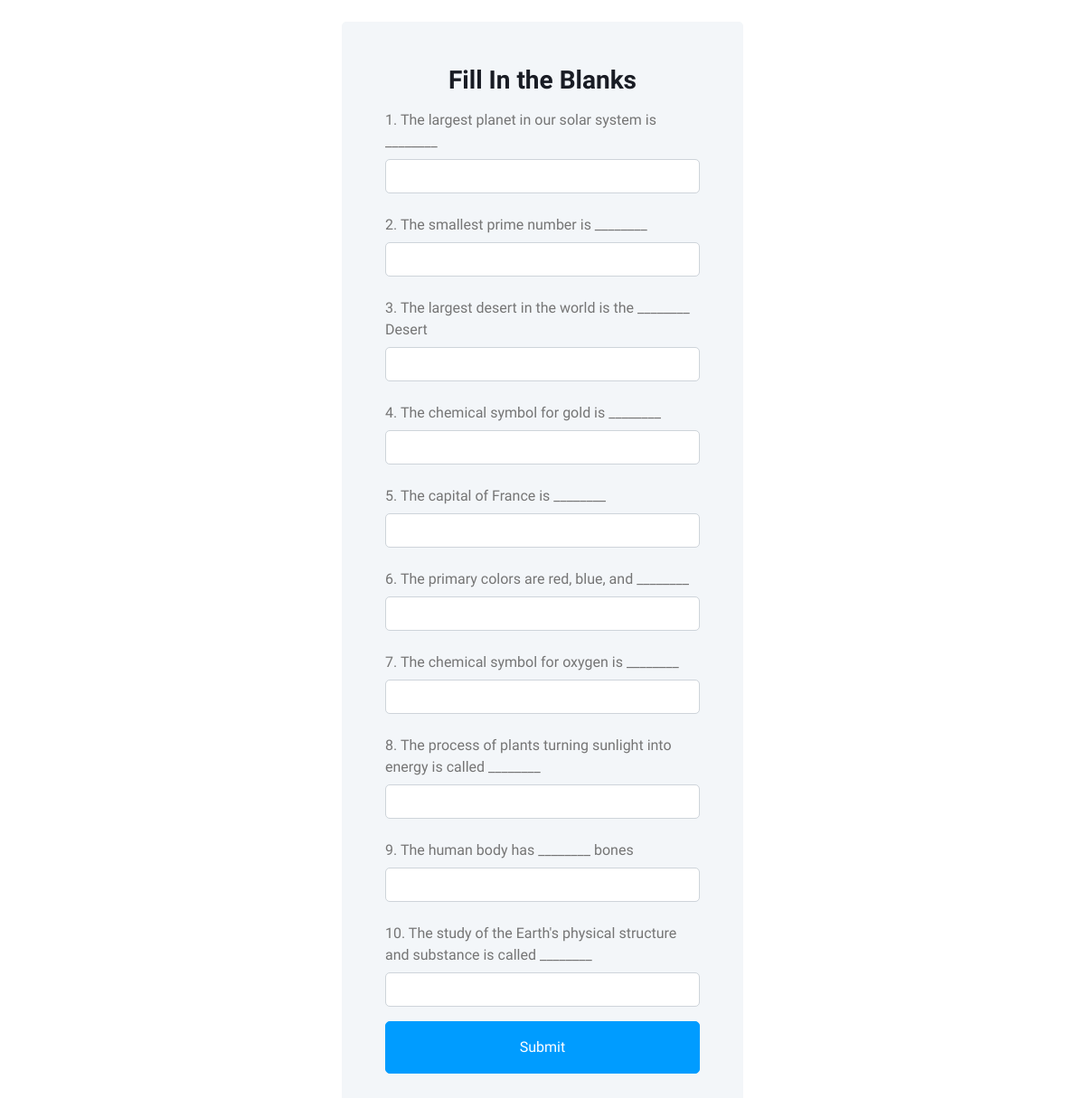
Page /Student/fill_in_the_blanks.php (signed in) on the committed database.
### tables this page shows
CREATE TABLE `fill_in_the_blanks` (
  `question_id` int(6) UNSIGNED NOT NULL,
  `question_text` text NOT NULL,
  `correct_answer` text NOT NULL,
  `exam_id` int(11) DEFAULT NULL,
  `question_mark` int(11) NOT NULL,
  `is_completed` enum('completed','not_completed') NOT NULL DEFAULT 'not_completed'
);

### Student/fill_in_the_blanks.php (the view, shortened to what this page needs)
<?php
include "../db/dbConnection.php";
if ($_SESSION['role_id'] == 4) {
    header("location:../Admin/admin.php");
} elseif ($_SESSION['role_id'] == 3) {
    header("location:../Teacher/teacher.php");
} elseif ($_SESSION['role_id'] == 1) {
    $getExamCheck = "SELECT *,
    TIMESTAMPDIFF(DAY, CURDATE(), start_datetime) AS days_until_start
FROM `exams`
WHERE exams.exam_status = 'active'
AND start_datetime = CURDATE()
OR DATEDIFF(start_datetime, CURDATE()) = 1";
    $isCheated  = "SELECT * FROM users WHERE users.is_cheated = 'no' AND users.is_completed = 'not_completed' AND users.role_id = 1";
    $setuser = mysqli_query($conn, $isCheated);
    $set = mysqli_query($conn, $getExamCheck);
    if (mysqli_num_rows($set) && mysqli_num_rows($setuser) > 0) {
?>
        <!DOCTYPE html>
        <html lang="en">
        <head>
            <link href="https://cdnjs.cloudflare.com/ajax/libs/font-awesome/5.10.0/css/all.min.css" rel="stylesheet">
            <link href="https://cdn.jsdelivr.net/npm/bootstrap-icons@1.4.1/font/bootstrap-icons.css" rel="stylesheet">
            <link href="../lib/owlcarousel/assets/owl.carousel.min.css" rel="stylesheet">
            <link href="../lib/tempusdominus/css/tempusdominus-bootstrap-4.min.css" rel="stylesheet" />
            <link href="../css/bootstrap.min.css" rel="stylesheet">
            <link href="../css/style.css" rel="stylesheet">
        </head>
        <body>
            <div class="container-xxl position-relative bg-white d-flex p-0">
                <div class="container-fluid">
                    <div class="row h-100 align-items-center justify-content-center" style="min-height: 100vh;">
                        <div class="col-12 col-sm-10 col-md-8 col-lg-6 col-xl-5">
                            <div class="bg-light rounded p-4 p-sm-5 my-4 mx-3">
                                <h3 class="text-center">Fill In the Blanks</h3>
                                <?php
                                $getExam_id = "SELECT exams.exam_id FROM fill_in_the_blanks INNER JOIN exams ON fill_in_the_blanks.exam_id = exams.exam_id";
                                $exam_id_query = mysqli_query($conn,$getExam_id);
                                $get_exam_id_as = mysqli_fetch_array($exam_id_query);
                                $GET_ID_OF_EXAM =  $get_exam_id_as['exam_id'];
                                $get_fill_in_the_blanks = "SELECT * FROM fill_in_the_blanks WHERE fill_in_the_blanks.exam_id = '$GET_ID_OF_EXAM' ORDER BY RAND()  LIMIT 10";
                                $query = mysqli_query($conn, $get_fill_in_the_blanks);
                                $count = 1;
                                while ($row = mysqli_fetch_assoc($query)) {
                                    $question_id = $row['question_id'];
                                ?>
                                    <form method="post" action="<?php echo htmlspecialchars($_SERVER["PHP_SELF"]); ?>">
                                        <label for="" class="col-sm-12 col-form-label"><?php echo $count++ . ". " . $row['question_text'] ?></label>
                                        <div class="row mb-3">
                                            <div class="col-sm-12">
                                                <input type="text" class="form-control" name="answer_<?php echo $question_id; ?>" id="">
                                            </div>
                                        </div>
                                    <?php
                                }
                                    ?>
                                    <button type="submit" name="submit" class="btn btn-primary py-3 w-100 mb-4">Submit</button>
                                    </form>
                            </div>
                        </div>
                    </div>
                </div>
            </div>
        </body>
        </html>
<?php
    } else {
        header("location:./student.php");
    }
} else {
    header("location:./student.php");
}
?>

### css/style.css (style rules this page uses)
:root { --primary: #009CFF; --light: #F3F6F9; --dark: #191C24; }
.btn { transition: .5s; }
.btn.btn-primary { color: #FFFFFF; }

### rows in the picture
fill_in_the_blanks: question_text "The largest planet in our solar system is ________"
fill_in_the_blanks: question_text "The smallest prime number is ________"
fill_in_the_blanks: question_text "The largest desert in the world is the ________ Desert"
fill_in_the_blanks: question_text "The chemical symbol for gold is ________"
fill_in_the_blanks: question_text "The capital of France is ________"
fill_in_the_blanks: question_text "The primary colors are red, blue, and ________"
fill_in_the_blanks: question_text "The chemical symbol for oxygen is ________"
fill_in_the_blanks: question_text "The process of plants turning sunlight into energy is called ________"
fill_in_the_blanks: question_text "The human body has ________ bones"
fill_in_the_blanks: question_text "The study of the Earth's physical structure and substance is called ________"
